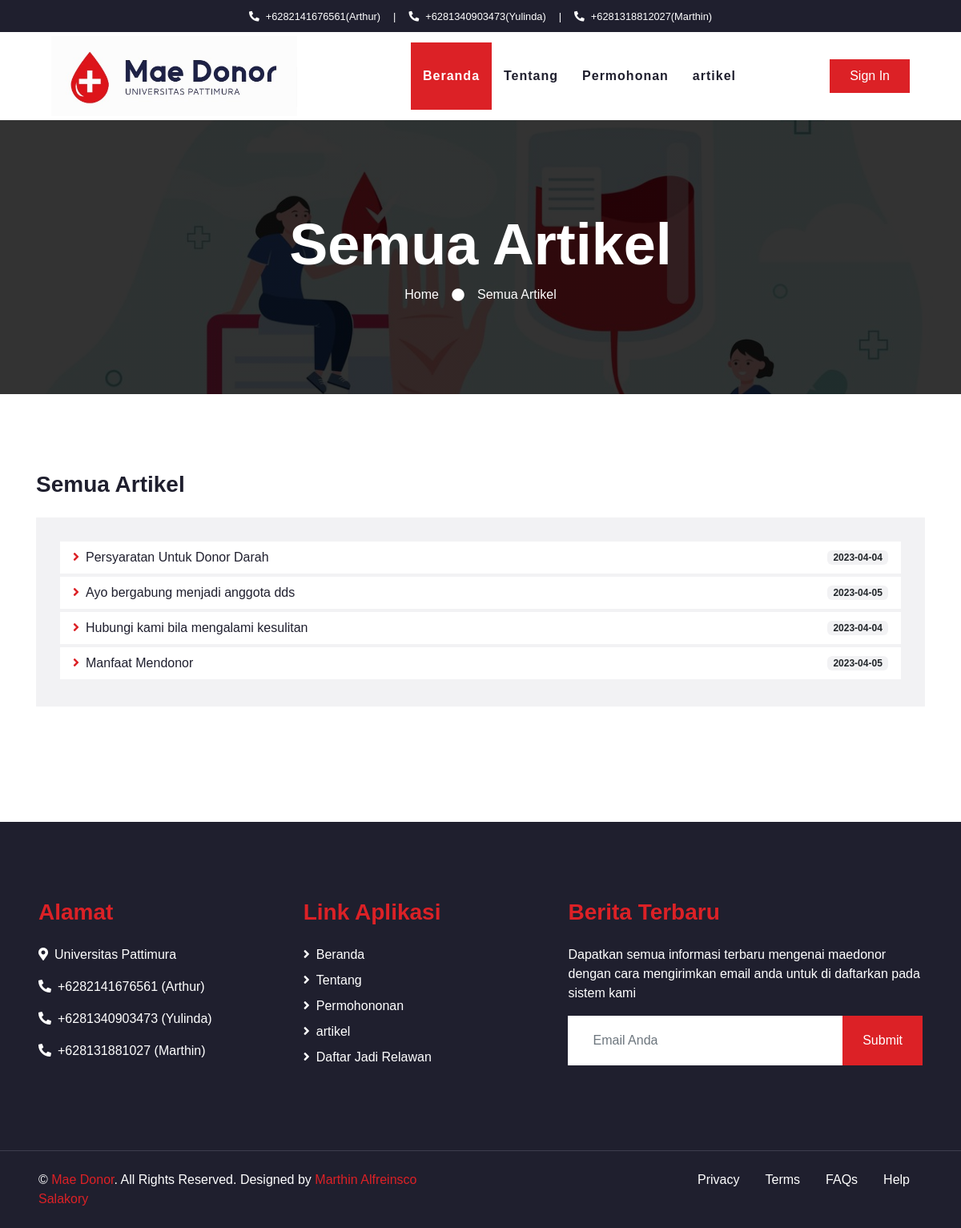
Screenshot of /semua_artikel.php with the database file from the repository.
### tables this page shows
CREATE TABLE `artikel` (
  `id` int(11) NOT NULL,
  `judul` varchar(255) NOT NULL,
  `isi` longtext NOT NULL,
  `tanggal` date NOT NULL,
  `status` varchar(255) DEFAULT '0',
  `title` varchar(255) DEFAULT NULL,
  `deskripsi` text
);

### function.php (called while the page is built, shortened)
<?php
function db_conn()
{
    $db_host = 'localhost';
    $db_user = 'root';
    $db_pass = '';
    $db_name = 'maedonor';
    return mysqli_connect($db_host, $db_user, $db_pass, $db_name);
}
function db_query($query)
{
    return mysqli_query(db_conn(), $query);
}
function db_findAll($table, $array = [])
{
    if (empty($array)) {
        return db_query("SELECT * FROM $table");
    }
}

### semua_artikel.php (the view)
<?php include 'header.php'; ?>
<div class="jumbotron jumbotron-fluid mb-5">
    <div class="container text-center py-5">
        <h1 class="text-white display-3">Semua Artikel</h1>
        <div class="d-inline-flex align-items-center text-white">
            <p class="m-0"><a class="text-white" href="index.php">Home</a></p>
            <i class="fa fa-circle px-3"></i>
            <p class="m-0">Semua Artikel</p>
        </div>
    </div>
</div>
<div class="container py-5">
    <div class="row">
        <div class="col-12">
            <div class="mb-5">
                <h3 class="mb-4 d-flex justify-content-between align-items-center">
                    Semua Artikel
                </h3>
                <div class="bg-secondary" style="padding: 30px;">
                    <ul class="list-inline m-0" id="artikel">
                        <?php foreach (db_findAll('artikel') as $a) : ?>
                            <li class="mb-1 py-2 px-3 bg-light d-flex justify-content-between align-items-center">
                                <a class="text-dark" href="detail_artikel.php?id=<?= $a['id']; ?>"><i class="fa fa-angle-right text-primary mr-2"></i><?= $a['judul']; ?></a>
                                <span class="badge badge-secondary badge-pill"><?= $a['tanggal']; ?></span>
                            </li>
                        <?php endforeach; ?>
                    </ul>
                </div>
            </div>
        </div>
    </div>
</div>
<?php include 'footer.php'; ?>

### rows the page displays
artikel: judul "Persyaratan Untuk Donor Darah", tanggal "2023-04-04"
artikel: judul "Ayo bergabung menjadi anggota dds", tanggal "2023-04-05"
artikel: judul "Hubungi kami bila mengalami kesulitan", tanggal "2023-04-04"
artikel: judul "Manfaat Mendonor", tanggal "2023-04-05"
